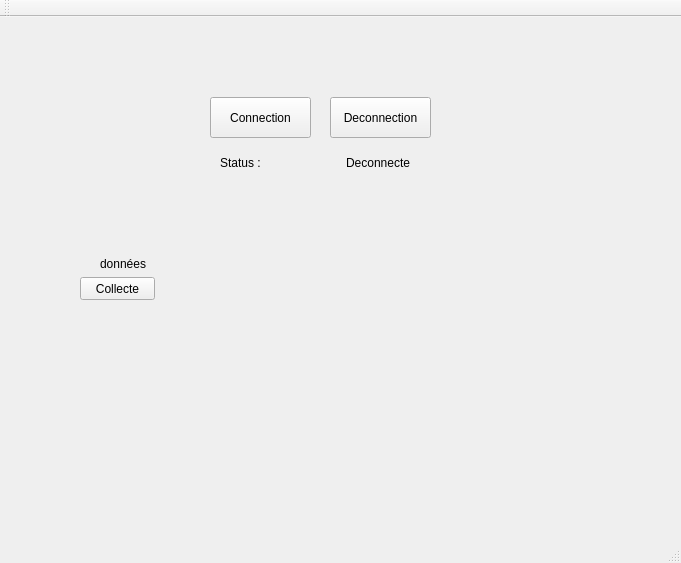
<?xml version="1.0" encoding="UTF-8"?>
<ui version="4.0">
 <class>ProjetserreClass</class>
 <widget class="QMainWindow" name="ProjetserreClass">
  <property name="geometry">
   <rect>
    <x>0</x>
    <y>0</y>
    <width>681</width>
    <height>563</height>
   </rect>
  </property>
  <property name="windowTitle">
   <string>Projetserre</string>
  </property>
  <widget class="QWidget" name="centralWidget">
   <widget class="QPushButton" name="btnConnect">
    <property name="geometry">
     <rect>
      <x>210</x>
      <y>80</y>
      <width>101</width>
      <height>41</height>
     </rect>
    </property>
    <property name="text">
     <string>Connection</string>
    </property>
   </widget>
   <widget class="QLabel" name="nlblConnect">
    <property name="geometry">
     <rect>
      <x>220</x>
      <y>130</y>
      <width>81</width>
      <height>31</height>
     </rect>
    </property>
    <property name="text">
     <string>Status :</string>
    </property>
   </widget>
   <widget class="QLabel" name="nlblDonnees">
    <property name="geometry">
     <rect>
      <x>100</x>
      <y>240</y>
      <width>47</width>
      <height>13</height>
     </rect>
    </property>
    <property name="text">
     <string>données</string>
    </property>
   </widget>
   <widget class="QLabel" name="lblDonnees">
    <property name="geometry">
     <rect>
      <x>180</x>
      <y>220</y>
      <width>281</width>
      <height>101</height>
     </rect>
    </property>
    <property name="text">
     <string/>
    </property>
   </widget>
   <widget class="QLabel" name="lblConnect">
    <property name="geometry">
     <rect>
      <x>346</x>
      <y>130</y>
      <width>221</width>
      <height>31</height>
     </rect>
    </property>
    <property name="text">
     <string>Deconnecte</string>
    </property>
   </widget>
   <widget class="QPushButton" name="btnDConnect">
    <property name="geometry">
     <rect>
      <x>330</x>
      <y>80</y>
      <width>101</width>
      <height>41</height>
     </rect>
    </property>
    <property name="text">
     <string>Deconnection</string>
    </property>
   </widget>
   <widget class="QPushButton" name="btnDonnees">
    <property name="geometry">
     <rect>
      <x>80</x>
      <y>260</y>
      <width>75</width>
      <height>23</height>
     </rect>
    </property>
    <property name="text">
     <string>Collecte</string>
    </property>
   </widget>
  </widget>
  <widget class="QMenuBar" name="menuBar">
   <property name="geometry">
    <rect>
     <x>0</x>
     <y>0</y>
     <width>681</width>
     <height>21</height>
    </rect>
   </property>
  </widget>
  <widget class="QToolBar" name="mainToolBar">
   <attribute name="toolBarArea">
    <enum>TopToolBarArea</enum>
   </attribute>
   <attribute name="toolBarBreak">
    <bool>false</bool>
   </attribute>
  </widget>
  <widget class="QStatusBar" name="statusBar"/>
 </widget>
 <layoutdefault spacing="6" margin="11"/>
 <resources>
  <include location="Projetserre.qrc"/>
 </resources>
 <connections>
  <connection>
   <sender>btnDConnect</sender>
   <signal>clicked()</signal>
   <receiver>ProjetserreClass</receiver>
   <slot>onDisconnectButtonClicked()</slot>
   <hints>
    <hint type="sourcelabel">
     <x>399</x>
     <y>140</y>
    </hint>
    <hint type="destinationlabel">
     <x>461</x>
     <y>146</y>
    </hint>
   </hints>
  </connection>
  <connection>
   <sender>btnConnect</sender>
   <signal>clicked()</signal>
   <receiver>ProjetserreClass</receiver>
   <slot>onConnectButtonClicked()</slot>
   <hints>
    <hint type="sourcelabel">
     <x>221</x>
     <y>138</y>
    </hint>
    <hint type="destinationlabel">
     <x>134</x>
     <y>136</y>
    </hint>
   </hints>
  </connection>
  <connection>
   <sender>btnDonnees</sender>
   <signal>clicked()</signal>
   <receiver>ProjetserreClass</receiver>
   <slot>AffichageDonnees()</slot>
   <hints>
    <hint type="sourcelabel">
     <x>118</x>
     <y>305</y>
    </hint>
    <hint type="destinationlabel">
     <x>68</x>
     <y>324</y>
    </hint>
   </hints>
  </connection>
 </connections>
 <slots>
  <slot>onConnectButtonClicked()</slot>
  <slot>onDisconnectButtonClicked()</slot>
  <slot>AffichageDonnees()</slot>
 </slots>
</ui>
